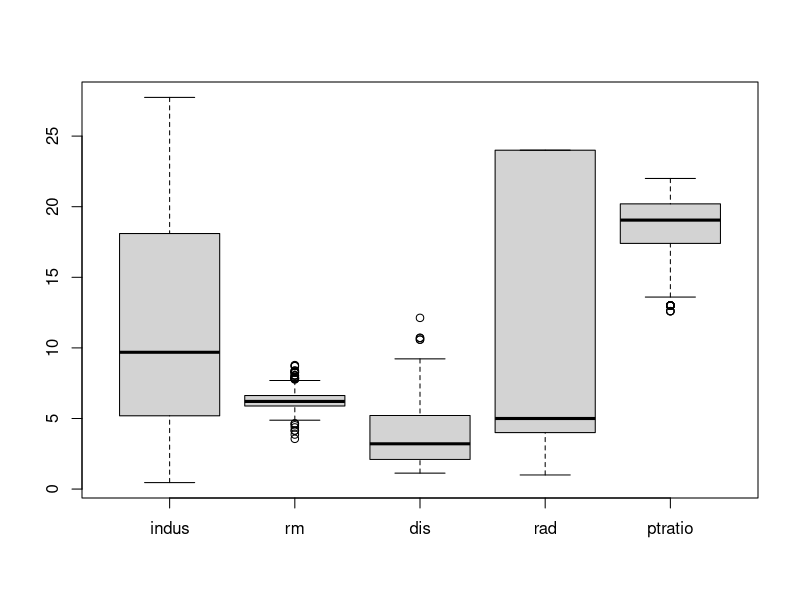
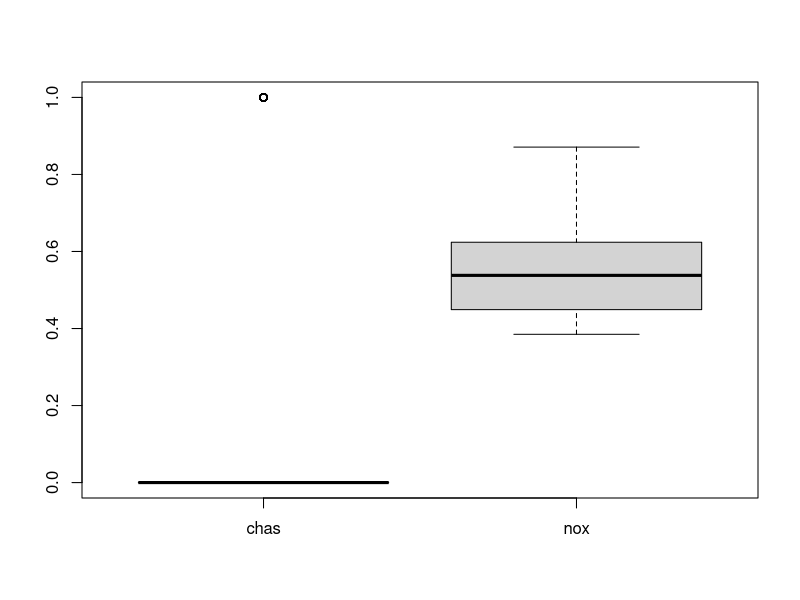
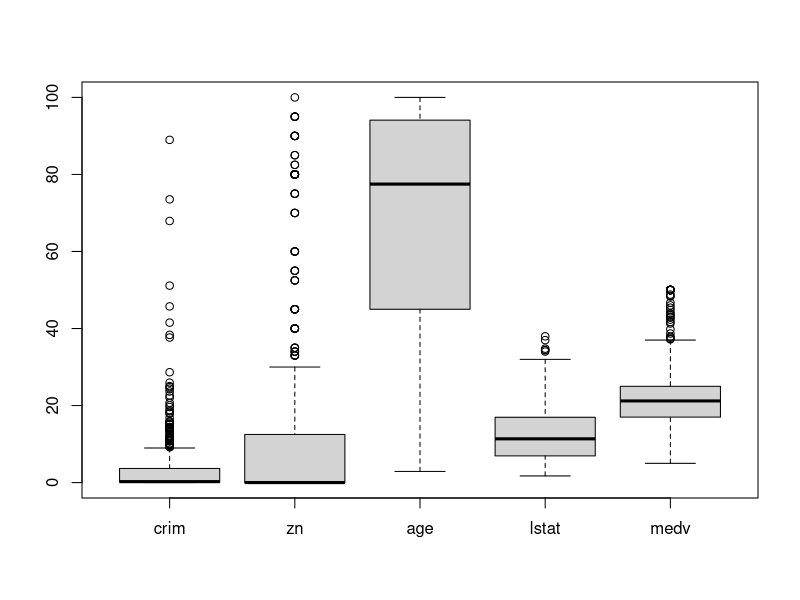
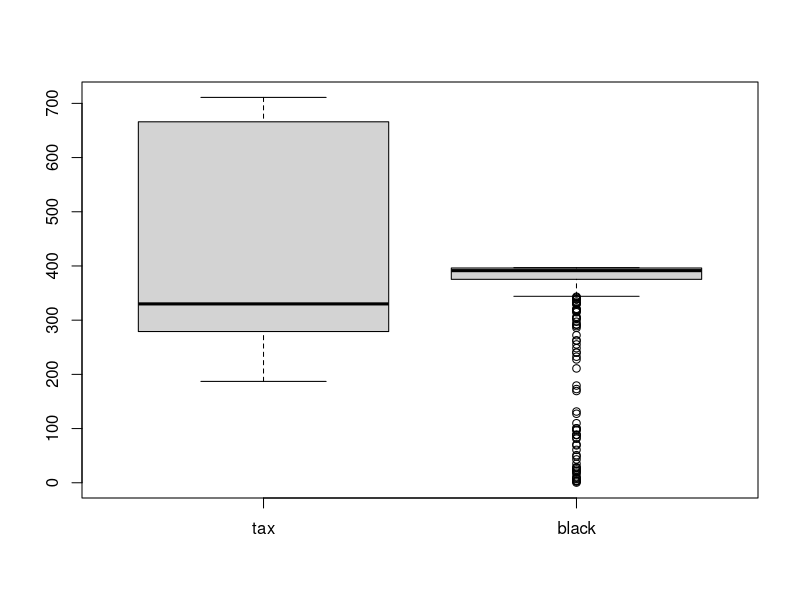
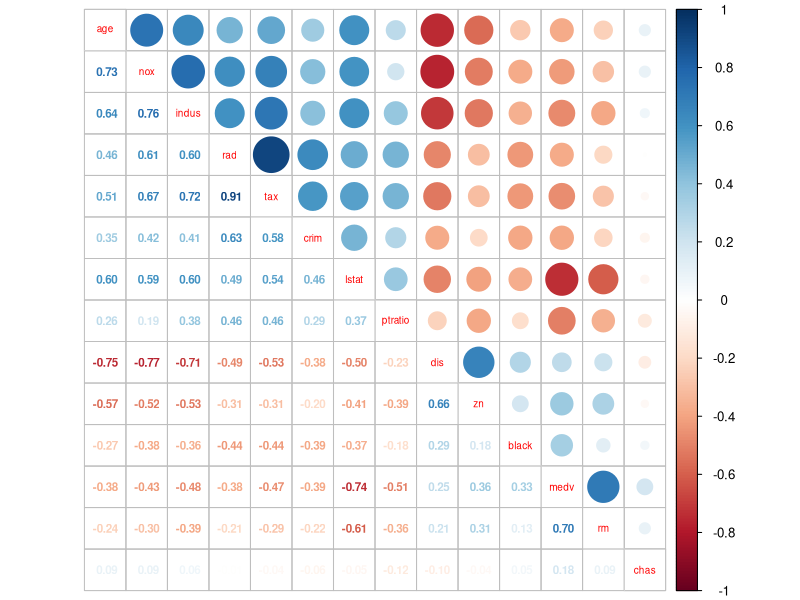
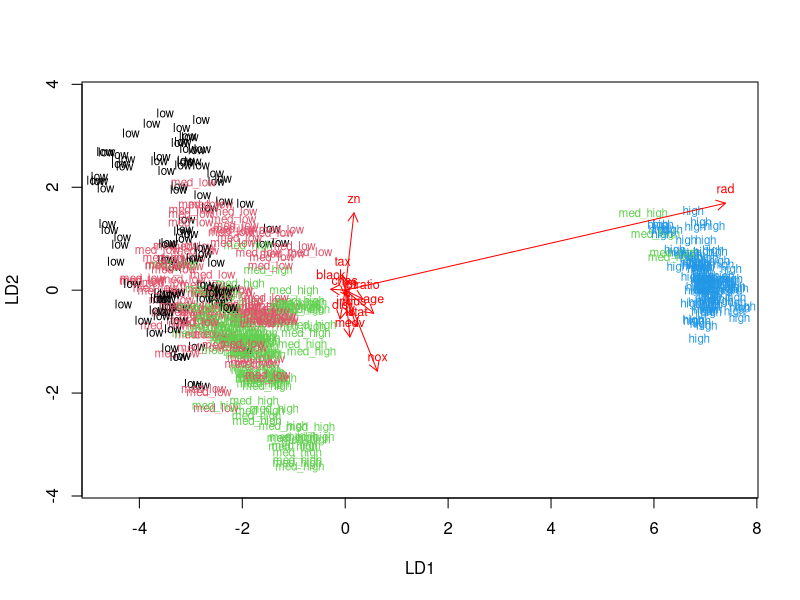
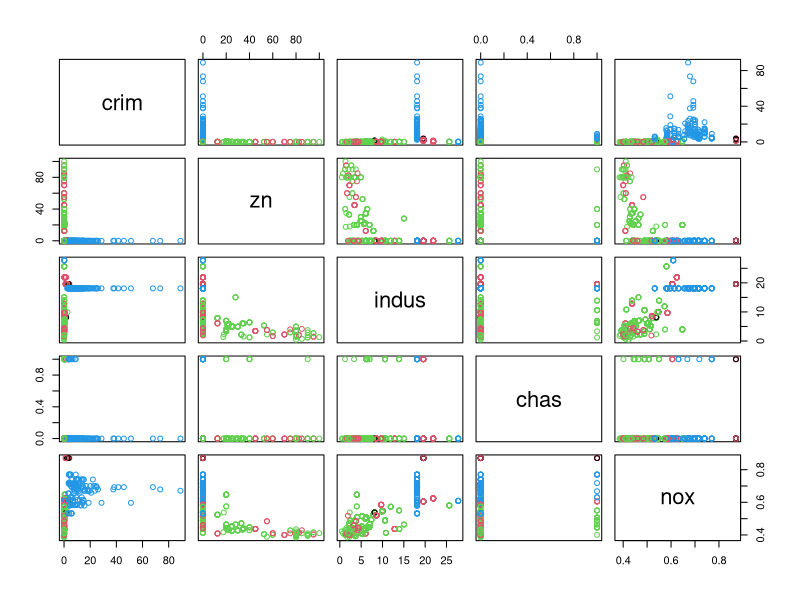
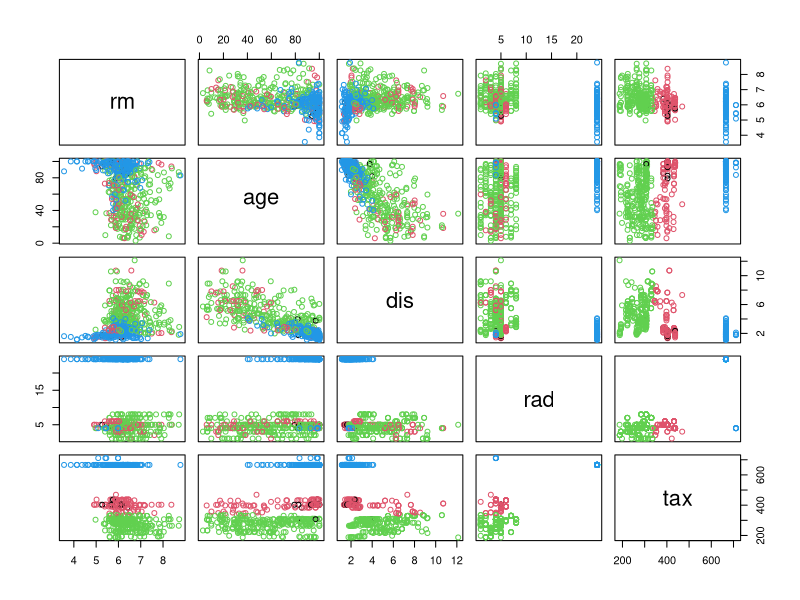

Here is the R script that generated these plots, in order:
## ---- chunk 1
# Load the necessary libraries
library(MASS)
library(corrplot)
library(dplyr)
library(ggplot2)
## ---- chunk 2
# Load the Boston data from MASS package
data("Boston")

# Explore the Boston data set contents
dim(Boston)
str(Boston)
## ---- chunk 3
# Print the summaries of the variables in 'Boston'
summary(Boston)

# Draw boxplots for the data in 'Boston'
boxplot(dplyr::select(Boston, indus, rm, dis, rad, ptratio))
boxplot(dplyr::select(Boston, chas, nox))
boxplot(dplyr::select(Boston, crim, zn, age, lstat, medv))
boxplot(dplyr::select(Boston, tax, black))
# Calculate correlation matrix for 'Boston'
M_Boston <- cor(Boston) %>% 
  round(digits = 2)

corrplot.mixed(M_Boston, order = 'AOE', tl.pos = "d", tl.cex = 0.6, number.cex = 0.7)
## ---- chunk 4
# Scale the data in 'Boston' using scale() function
boston_scaled = as.data.frame(scale(Boston))

# Print the summary of the scaled data
summary(boston_scaled)
## ---- chunk 5
# Create a categorical variable of the crime rate
crime <- cut(boston_scaled$crim, breaks = quantile(boston_scaled$crim), include.lowest = TRUE, labels = c("low", "med_low", "med_high", "high"))

# Remove the old 'crim' variable from the data set
boston_scaled <- dplyr::select(boston_scaled, -crim)

# Add the new 'crime' variable to the scaled data set
boston_scaled <- data.frame(boston_scaled, crime)
## ---- chunk 6
# Set number of rows in the data set as 'n'
n <- nrow(boston_scaled)

# Set seed for the randomness
set.seed(1)

# Select randomly 80% of the data set
ind <- sample(n,  size = n * 0.8)

# Create the train and test sets
train <- boston_scaled[ind,]
test <- boston_scaled[-ind,]
## ---- chunk 7
# Fit the LDA
lda.fit <- lda(crime ~ ., data = train)

# Print the LDA object
lda.fit
## ---- chunk 8
# LDA biplot arrow function
lda.arrows <- function(x, myscale = 1, arrow_heads = 0.1, color = "red", tex = 0.75, choices = c(1,2)){
  heads <- coef(x)
  arrows(x0 = 0, y0 = 0, 
         x1 = myscale * heads[,choices[1]], 
         y1 = myscale * heads[,choices[2]], col=color, length = arrow_heads)
  text(myscale * heads[,choices], labels = row.names(heads), 
       cex = tex, col=color, pos=3)
}

# Changes 'classes' as numeric for plotting
classes <- as.numeric(train$crime)

# Plot LDA results
plot(lda.fit, dimen = 2, pch = classes, col = classes)
lda.arrows(lda.fit, myscale = 2)
## ---- chunk 9
# Save the correct classes from the test data set
correct_classes <- test$crime

# Remove the crime variables fromt the test data set
test <- dplyr::select(test, -crime)

# Predict the crime classes on test data
lda.pred <- predict(lda.fit, newdata = test)

# Print summary of the correct classes
summary(correct_classes)

# Cross tabulate the results
table(correct = correct_classes, predicted = lda.pred$class)
## ---- chunk 10
# Reload and scale the 'Boston' data set
boston_scaled2 <- as.data.frame(scale(Boston))

# Calculate the Euclidean distances between the observations
dist_eu <- dist(Boston)
summary(dist_eu)

# Calculate and plot k-means clustering with test centers of 4
km <- kmeans(Boston, centers = 4)
pairs(Boston[1:5], col = km$cluster)
pairs(Boston[6:10], col = km$cluster)
pairs(Boston[11:14], col = km$cluster)
## ---- chunk 11
# Set maximum cluster value to 5
k_max <- 5

# Calculate Total Within Sum of Squares
twss <- sapply(1:k_max, function(k){kmeans(Boston, k)$tot.withinss})

# Plot the results
qplot(x = 1:k_max, y = twss, geom = 'line')
## ---- chunk 12
# Calculate k-means clustering with 2 centers
km <- kmeans(Boston, centers = 2)
pairs(Boston[1:5], col = km$cluster)
pairs(Boston[6:10], col = km$cluster)
pairs(Boston[11:14], col = km$cluster)
pairs(Boston[c(1,9,10,13)], col = km$cluster)
